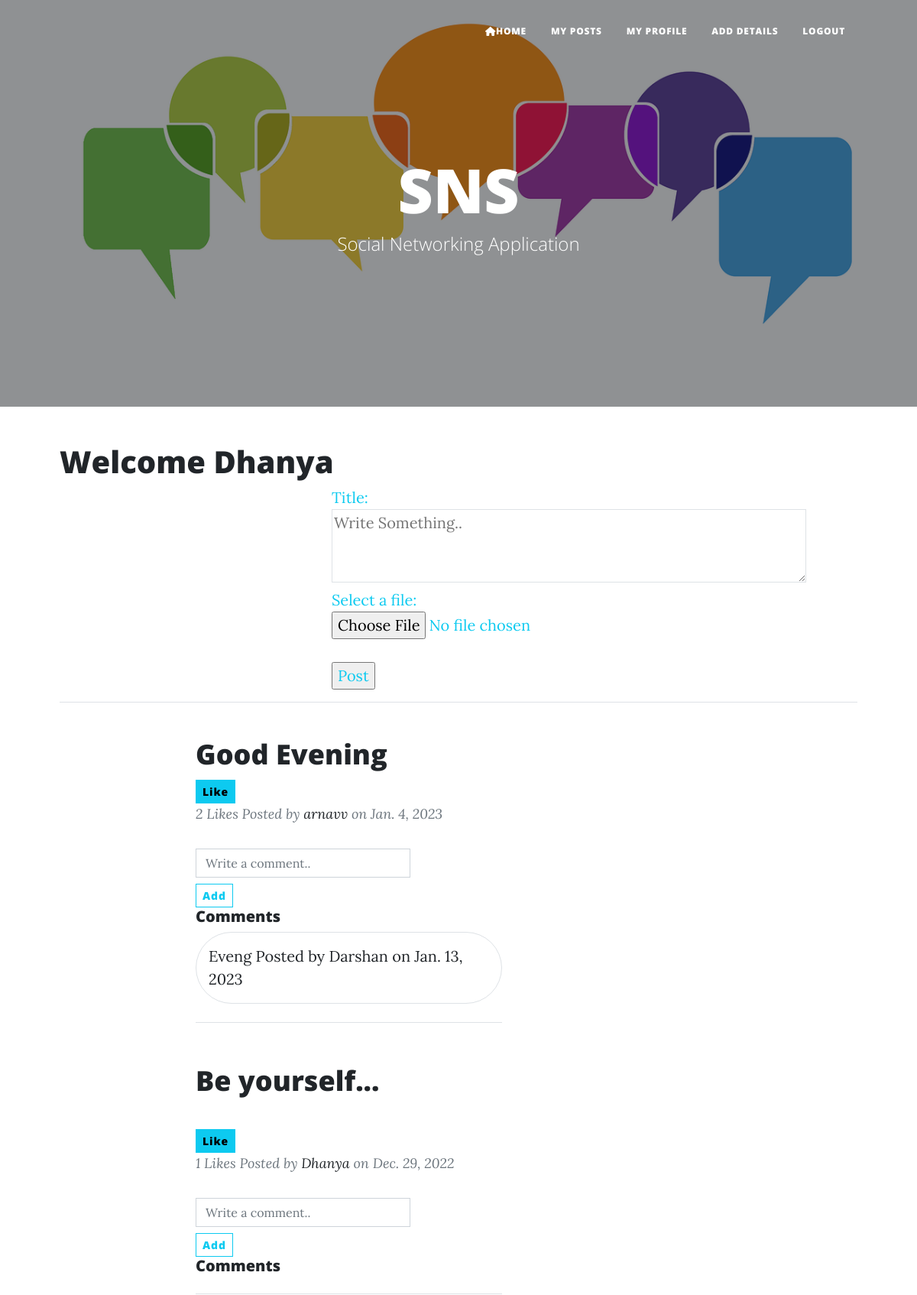
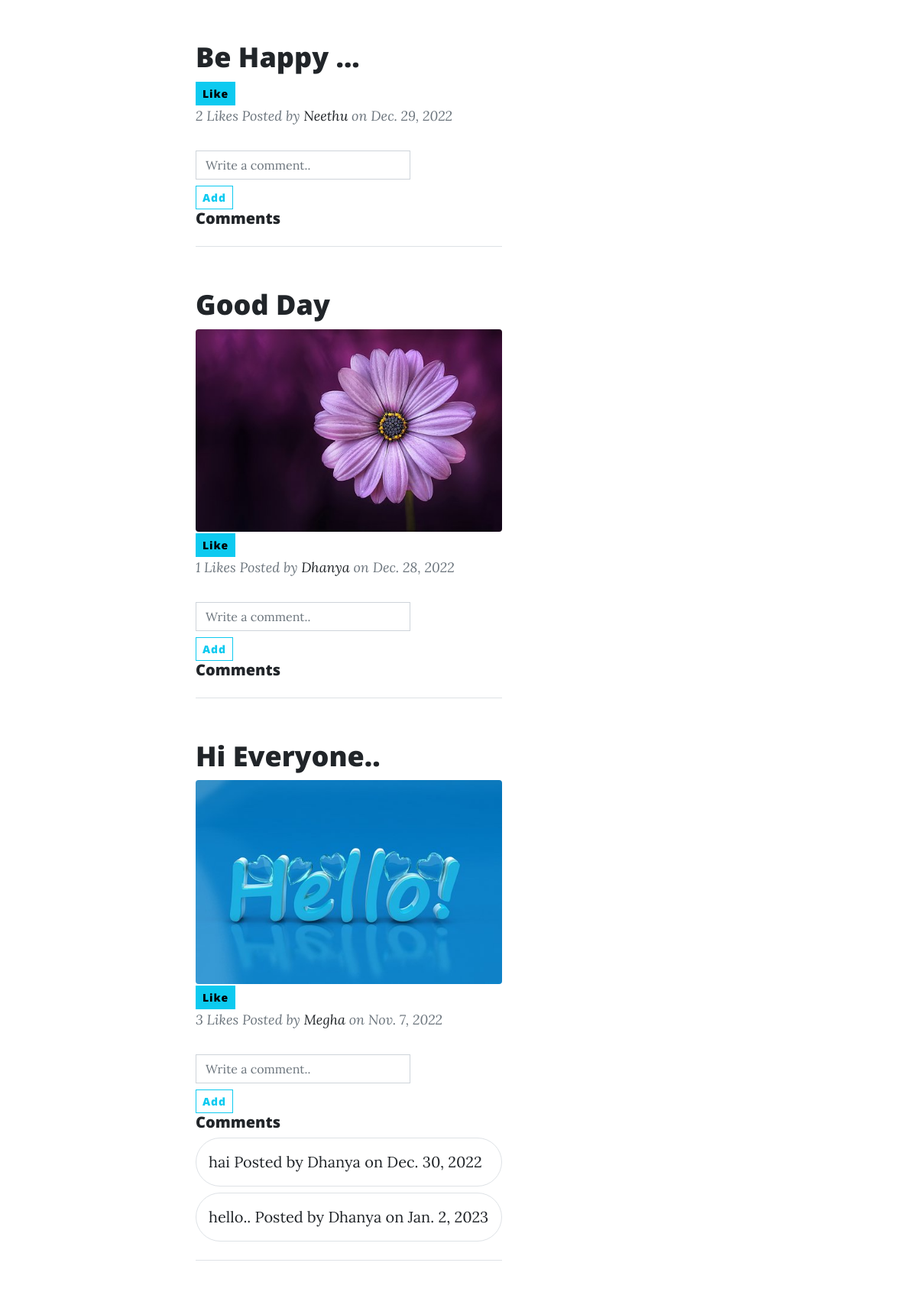
Screenshot of /web/index (signed in, upper part) with the database file from the repository (2 pictures, top to bottom).
### api/models.py (models this page shows, shortened)
class Posts(models.Model):
    title=models.CharField(max_length=200)
    image=models.ImageField(upload_to="images",null=True,blank=True)
    user=models.ForeignKey(User,on_delete=models.CASCADE)
    created_date=models.DateField(auto_now_add=True)
    like=models.ManyToManyField(User,related_name="likes")
    @property
    def post_comments(self):
        return self.comments_set.all()
    @property
    def like_count(self):
        return self.like.all().count()

class Comments(models.Model):
    comment=models.CharField(max_length=200)
    user=models.ForeignKey(User,on_delete=models.CASCADE)
    post=models.ForeignKey(Posts,on_delete=models.CASCADE)
    created_date=models.DateField(auto_now_add=True)
    def __str__(self):
        return self.comment

### snsweb/views.py (the view, shortened to what this page needs)
# urls.py: path("index",IndexView.as_view(),name="index"),
@method_decorator(decs,name="dispatch")
class IndexView(CreateView,ListView):
    template_name="index.html"
    form_class=PostForm
    success_url=reverse_lazy("index")
    model=Posts
    context_object_name="posts"
    def get_queryset(self):
        return Posts.objects.all().order_by("-created_date")

### snsweb/forms.py
class PostForm(forms.ModelForm):
    class Meta:
        model=Posts
        fields=["title","image"]
        widget={
            "title":forms.Textarea(attrs={"class":"form-control"}),
            "image":forms.FileInput(attrs={"class":"form-select"})
        }

### snsweb/views.py (called while the page is built)
def signin_required(fn):
    def wrapper(request,*args,**kw):
        if not request.user.is_authenticated:
            messages.error(request,"Invalid Session,Login First")
            return redirect("signin")
        else:
            return fn(request,*args,**kw)
    return wrapper

### snsweb/templates/index.html (shortened to what this page needs)
{%extends 'base.html'%}
{%block body_block%}
<h1>
    Welcome {{request.user}}
</h1>
    <div class="row">
        <div class="col-4"></div>
        <div class="col-4">
            <form action="" method="post" enctype="multipart/form-data">
                <label for="title" class="text-info">Title:</label><br>
                <textarea name="title" id="id_title" cols="50" rows="3" placeholder="Write Something.." class="border"></textarea>
                <label for="image" class="text-info">Select a file:</label>
                <input type="file" id="id_image" name="image" class="text-info"><br><br>
                <input type="submit" value="Post" class="text-info">
            </form>
        </div>
        <div class="col-4"></div>
    </div>
<hr>
<div class="row gx-4 gx-lg-5 justify-content-center">
    {%for p in posts%}
<div class="container">
    <div class="row">
        <div class="col-2"></div>
        <div class="col-8">
            <div class="col-md-10 col-lg-8 col-xl-7">
                <div class="post-preview">
                    <a href="post.html">
                        <h2 class="post-title">{{p.title}}</h2>
                    </a>
                    {%if p.image%}
                        <div>
                            <img src="{{p.image.url}}" alt="" class="w-100 rounded">
                        </div>
                        {%endif%}
                            <div class="row">
                                <div class="col"><a href="{%url 'add-like' p.id%}" class="btn btn-info btn-sm">Like</a></div>
                                <div class="col">
                                </div>
                            </div>
                    <p class="post-meta">{{p.like_count}} Likes
                        Posted by
                        <a href="#!">{{p.user}}</a>
                        on {{p.created_date}}
                    </p>
                </div>
                <div>
                    <form action="{%url 'add-comment' p.id%}" method="post">
                        <input type="text" placeholder="Write a comment.." name="comment" class="form-control" style="width: 70%;">
                        <button type="submit" class="btn btn-outline-info mt-2 btn-sm">Add</button>
                    </form>
                </div>
                <h5 class="post-title">Comments</h5>
                {%for cmnt in p.post_comments%}
                <div class="border rounded-pill p-3 mt-2">
                    {{cmnt}}  <span class="post-meta">
                        Posted by
                        <a href="#!">{{cmnt.user}}</a>
                        on {{cmnt.created_date}}
                    </span>
                </div>
                {%endfor%}
                <hr class="my-4" />
            </div>
        </div>
        <div class="col-2"></div>
    </div>
</div>
    {%endfor%}
</div>
{%endblock%}

### rows the page displays
Posts: title "Good Evening", like_count "2", user "arnavv", created_date "Jan. 4, 2023"
Comments: comment "Eveng", user "Darshan", created_date "Jan. 13, 2023"
Posts: title "Be yourself...", like_count "1", user "Dhanya", created_date "Dec. 29, 2022"
Posts: title "Be Happy ...", like_count "2", user "Neethu", created_date "Dec. 29, 2022"
Posts: title "Good Day", image (picture), like_count "1", user "Dhanya", created_date "Dec. 28, 2022"
Posts: title "Hi Everyone..", image (picture), like_count "3", user "Megha", created_date "Nov. 7, 2022"
Comments: comment "hai", user "Dhanya", created_date "Dec. 30, 2022"
Comments: comment "hello..", user "Dhanya", created_date "Jan. 2, 2023"

### other values shown
{{ request.user }} "Dhanya"
